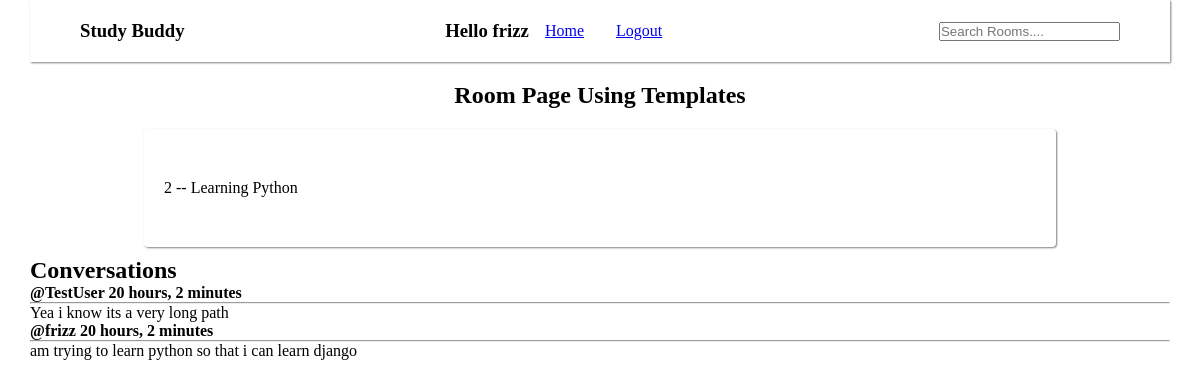
The app's page /room/2/ (signed in) with its own data.
### base/models.py (models this page shows, shortened)
class CustomUser(AbstractUser):
    def __str__(self):
        return self.username

class Room(models.Model):
    host = models.ForeignKey(User, on_delete=models.CASCADE)
    topic = models.ForeignKey('Topic', on_delete = models.SET_NULL, null=True)
    name = models.CharField(max_length=200)
    description = models.TextField(null=True, blank = True)
    updated = models.DateTimeField(auto_now=True)
    created = models.DateTimeField(auto_now_add = True)
    class Meta:
        ordering = ['-updated', '-created']

class Message(models.Model):
    user= models.ForeignKey(User, on_delete = models.CASCADE)
    room = models.ForeignKey(Room, on_delete=models.CASCADE)
    body = models.TextField()
    updated = models.DateTimeField(auto_now=True)
    created = models.DateTimeField(auto_now_add = True)
    class Meta:
        ordering = ['-created']

### base/views.py (the view)
# urls.py: path('room/<str:pk>/', views.room, name='room'),
def room(request, pk=None):
    room = get_object_or_404(Room, pk=pk)
    room_messages = room.message_set.all()
    context = {
        'room':room,
        'room_messages':room_messages
    }
    return render(request, 'base/room.html', context)

### base/templates/base/room.html
{% extends '../base.html' %} {% block content %}
<h1 class="heading">Room Page Using Templates</h1>
<section class="rooms">
  <div class="room">{{room.id}} -- {{room.name}}</div>
</section>
<div class="comment-wrapper">
  <h1>Conversations</h1>
  {% for room_message in room_messages %}
  <h4>@{{room_message.user}} {{room_message.created|timesince}}</h4>
  <hr />
  <p>{{room_message.body}}</p>
  {% endfor %}
</div>
{% endblock %}

### templates/_navbar.html
<nav class="navbar">
  <h1>Study Buddy</h1>
  <ul>
    {% if user.is_authenticated %}
    <li><h3>Hello {{request.user}}</h3></li>
    <li><a class="nav-links" href="{% url 'home' %}">Home</a></li>
    <li><a class="nav-links" href="{% url 'logout' %}">Logout</a></li>
    {% else %}
    <li><a class="nav-links" href="{% url 'login' %}">Login</a></li>
    {% endif %}
  </ul>
  <form action="{% url 'home' %}" method="get">
    <input type="text" name="q" id="search" placeholder="Search Rooms...." />
  </form>
</nav>

### static/main.css (style rules this page uses)
* { padding: 0; margin: 0; box-sizing: border-box; }
.navbar { position: sticky; top: 0; left: 0; display: flex; align-items: center; justify-content: space-between; box-shadow: 1px 1px 2px gray; padding: 20px 50px; margin-bottom: 20px; }
.heading { margin: 10px 0; text-align: center; }
.navbar ul { display: flex; list-style: none; align-items: center; justify-content: center; }
.nav-links { cursor: pointer; display: inline; padding: 1rem; }
.rooms { display: flex; align-items: center; justify-content: center; flex-wrap: wrap; gap: 20px; }
.room { padding: 50px 20px; box-shadow: 1px 1px 2px gray; width: 80%; margin: 10px auto; border-radius: 4px; }

### records on screen
CustomUser: user "frizz"
Room: id "2", name "Learning Python"
Message: user "TestUser", created "20 hours, 2 minutes", body "Yea i know its a very long path"
Message: user "frizz", created "20 hours, 2 minutes", body "am trying to learn python so that i can learn django"
